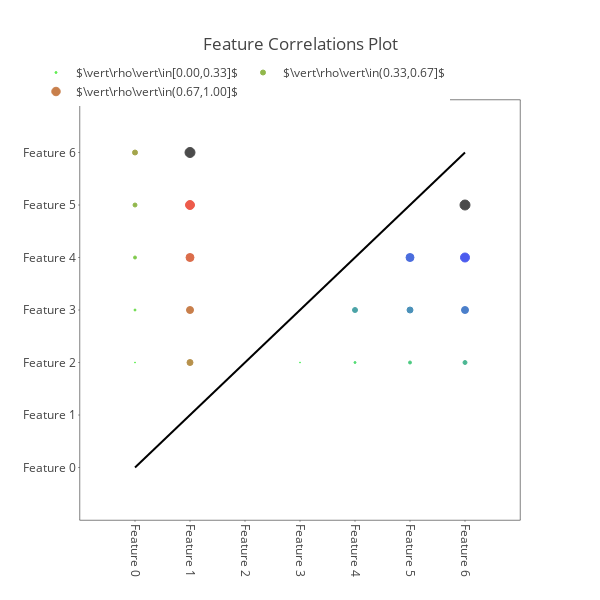

The notebook cell this image was saved under:
### Markdown cell above
# Demonstrate the Feature Correlations Plot using some simulated datasets

### Code cell
''' create a symmetric correlation matrix showing the range of possible correlations'''
# generate values
vals = [0.0, 0.1, 0.2, 0.3, 0.4, 0.5, 0.6, 0.7, 0.8, 0.9, 1.0]
vals.extend([-i for i in vals[1:]])

# create the correlation matrix
p = 7 # dimension of correlation matrix including the diagonal of 1s
corrs = np.zeros((p,p),dtype=float)  # create the square matrix
corrs[np.triu_indices(p,1)] = vals   # put correlations on upper triangle
corrs = corrs + corrs.T + np.eye(p)  # add the diagonal and fold over it

# make the dataframe
cols = ['Feature %d'%i for i in range(p)]
corrs = pd.DataFrame(data=corrs, columns=cols, index=cols)
display(corrs)

# visualize
plyoff.iplot(CorrelationsPlot(corrs, trcLims=np.linspace(0.0,1.0,4), tweaks=(10,600,600,1.1)))

### Figure 1 — Plotly figure (JSON) as saved in the notebook; plotly's stock layout.template omitted (floating-point values rounded to 4 significant figures)
{"data": [{"hoverinfo": "skip", "line": {"color": "black"}, "mode": "lines", "showlegend": false, "type": "scatter", "uid": "b31a74f0-4eb1-465a-83a9-55dc78e292b7", "x": [0, 1, 2, 3, 4, 5, 6], "y": [0, 1, 2, 3, 4, 5, 6]}, {"hoverinfo": "x+y+text", "marker": {"color": ["rgb(23,230,0)", "rgb(48,204,0)", "rgb(74,179,0)", "rgb(0,230,25)", "rgb(0,204,51)", "rgb(0,179,76)"], "line": {"color": ["rgb(23,230,0)", "rgb(48,204,0)", "rgb(74,179,0)", "rgb(0,230,25)", "rgb(0,204,51)", "rgb(0,179,76)"]}, "size": [1, 2, 3, 1, 2, 3]}, "mode": "markers", "name": "$\\vert\\rho\\vert\\in[0.00,0.33]$", "text": ["0.1000", "0.2000", "0.3000", "-0.1000", "-0.2000", "-0.3000"], "type": "scatter", "uid": "8905d6e1-f7e9-42a4-bf33-fe27b327e6aa", "x": [0, 0, 0, 3, 4, 5], "y": [2, 3, 4, 2, 2, 2]}, {"hoverinfo": "x+y+text", "marker": {"color": ["rgb(99,153,0)", "rgb(125,127,0)", "rgb(153,99,0)", "rgb(0,125,130)", "rgb(0,99,156)", "rgb(0,153,102)"], "line": {"color": ["rgb(99,153,0)", "rgb(125,127,0)", "rgb(153,99,0)", "rgb(0,125,130)", "rgb(0,99,156)", "rgb(0,153,102)"]}, "size": [4, 5, 6, 5, 6, 4]}, "mode": "markers", "name": "$\\vert\\rho\\vert\\in(0.33,0.67]$", "text": ["0.4000", "0.5000", "0.6000", "-0.5000", "-0.6000", "-0.4000"], "type": "scatter", "uid": "1381a401-bcf0-46e9-a28d-73f5f79bd53b", "x": [0, 0, 1, 4, 5, 6], "y": [5, 6, 2, 3, 3, 2]}, {"hoverinfo": "x+y+text", "marker": {"color": ["rgb(178,74,0)", "rgb(204,48,0)", "rgb(230,23,0)", "rgb(0, 0, 0)", "rgb(0,48,207)", "rgb(0,74,181)", "rgb(0,23,232)", "rgb(0, 0, 0)"], "line": {"color": ["rgb(178,74,0)", "rgb(204,48,0)", "rgb(230,23,0)", "rgb(0, 0, 0)", "rgb(0,48,207)", "rgb(0,74,181)", "rgb(0,23,232)", "rgb(0, 0, 0)"]}, "size": [7, 8, 9, 10, 8, 7, 9, 10]}, "mode": "markers", "name": "$\\vert\\rho\\vert\\in(0.67,1.00]$", "text": ["0.7000", "0.8000", "0.9000", "1.0000", "-0.8000", "-0.7000", "-0.9000", "-1.0000"], "type": "scatter", "uid": "45dc6847-9815-4d68-b582-c15688f2c072", "x": [1, 1, 1, 1, 5, 6, 6, 6], "y": [3, 4, 5, 6, 4, 3, 4, 5]}], "layout": {"height": 600, "legend": {"orientation": "h", "x": -0.1, "y": 1.1}, "title": {"text": "Feature Correlations Plot"}, "width": 600, "xaxis": {"linecolor": "black", "linewidth": 0.5, "mirror": true, "range": [-1, 7], "showgrid": false, "tickangle": 90, "ticklen": 1, "ticktext": ["Feature 0", "Feature 1", "Feature 2", "Feature 3", "Feature 4", "Feature 5", "Feature 6"], "tickvals": [0, 1, 2, 3, 4, 5, 6], "type": "linear", "zeroline": false}, "yaxis": {"linecolor": "black", "linewidth": 0.5, "mirror": true, "range": [-1, 7], "showgrid": false, "ticklen": 1, "ticktext": ["Feature 0", "Feature 1", "Feature 2", "Feature 3", "Feature 4", "Feature 5", "Feature 6"], "tickvals": [0, 1, 2, 3, 4, 5, 6], "type": "linear", "zeroline": false}}}
